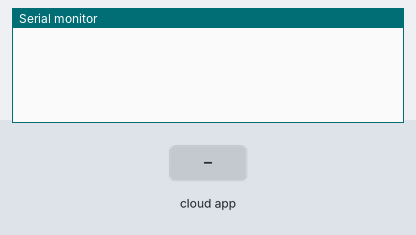
Bench run of a sketch on a simulated ESP8266 (NodeMCU). Parts: the last lines printed to the serial monitor. The inputs (shaded band) are chosen by the test bench. WiFi joins after 1.5 s; servers stay silent unless stated; uploads are accepted with an empty reply.

Above: at 2.7 s.
2.8 s: the phone or cloud app sets invEnd to 25
At 2.8 s:
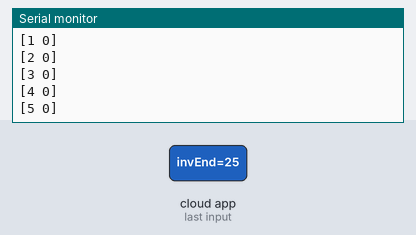
4.3 s: the phone or cloud app sets chargeStart to 25
At 5.5 s:
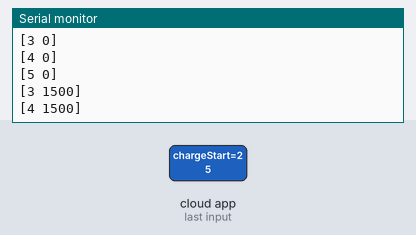
5.8 s: the phone or cloud app sets chargeEnd to 25
At 7.1 s:
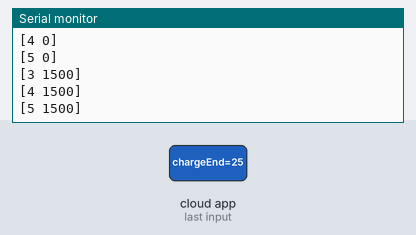
7.3 s: the phone or cloud app sets watts to 25
At 8.3 s:
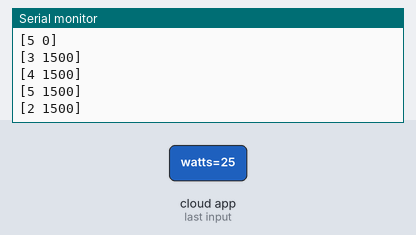
8.8 s: the phone or cloud app sets invStart to 25
At 10.1 s:
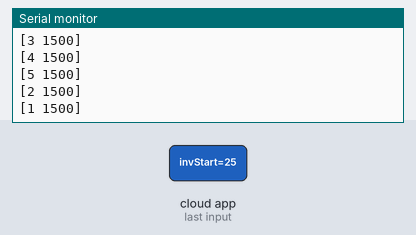
10.3 s: the phone or cloud app sets invEnd to 50
At 11.9 s:
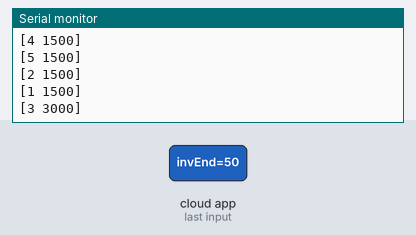
Timing chart, 0 to 12.8 s (numbered marks = the images above; inputs shaded):
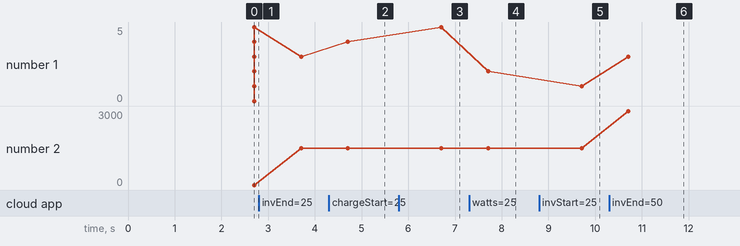

Measured:
- after the input at 4.3 s, the serial monitor: prints a new line after 0.40 s (image 2)
- after the input at 5.8 s, the serial monitor: prints a new line after 0.91 s (image 3)
- after the input at 7.3 s, the serial monitor: prints a new line after 0.41 s (image 4)
- after the input at 8.8 s, the serial monitor: prints a new line after 0.91 s (image 5)
- after the input at 10.3 s, the serial monitor: prints a new line after 0.41 s (image 6)
- plotted number 1: 4 → 5 after the input at 5.8 s, 5 → 2 after the input at 7.3 s, 2 → 1 after the input at 8.8 s, 1 → 3 after the input at 10.3 s
- plotted number 2: 0 → 1500 after the input at 2.8 s, 1500 → 3000 after the input at 10.3 s

The sketch:

controller_aug24b.ino
```cpp
#include "arduino_secrets.h"
/*
  Sketch generated by the Arduino IoT Cloud Thing "controller"
  https://create.arduino.cc/cloud/things/20667662-f40f-49e3-8bdd-96a367fdaaec

  Arduino IoT Cloud Variables description

  The following variables are automatically generated and updated when changes are made to the Thing

  float invEnd;
  float chargeStart;
  float chargeEnd;
  int watts;
  float invStart;

  Variables which are marked as READ/WRITE in the Cloud Thing will also have functions
  which are called when their values are changed from the Dashboard.
  These functions are generated with the Thing and added at the end of this sketch.
*/

#include "thingProperties.h"
#include <ESP8266HTTPClient.h>


int updateCounter = 0;
int minutes = 0;
int lastupdateTime = -1;

String host      = "http://api.timezonedb.com/v2/get-time-zone?key=UUX0VYQIWN7K&format=xml&fields=formatted&by=zone&zone=America/Chicago";
String payload;


void tzdb() {
  int counter = 0;
  int httpCode = 0;                                        // Variable to hold received data
  WiFiClient client;
  HTTPClient http;                                          // Declare an object of class HTTPClient

  while (httpCode == 0 && counter++ < 60) {                             // if no data is in
    delay(1000);                                           // wait a sec
    http.begin(client, host);                                     // and try again
    httpCode = http.GET();
  }
  if(counter < 60) {
    payload = http.getString();                        // Save response as string
    //Serial.println(payload);
    parse_response();// Show response
    lastupdateTime = millis()/60000;
  } else {
    if(lastupdateTime > 0) {
      unsigned long diff = millis()/60000 - lastupdateTime;
      if(diff > 30) ESP.restart();
      minutes += (int) diff;
    }
  }

  http.end();     // Close connection to timezonedb

}

void parse_response() {
  int colon = payload.indexOf(':');                 // Set the first colon in time as reference point
  int d;                                                        // Variables to hold data as integers
  int mo;
  int y;
  int h;
  int mi;
  int s;

  String nowday = payload.substring(colon - 5, colon - 3);     // Get data as substring
  d = nowday.toInt();                                                // and convert to int
  String nowmonth = payload.substring(colon - 8, colon - 6);
  mo = nowmonth.toInt();
  String nowyear = payload.substring(colon - 13, colon - 9);
  y = nowyear.toInt();

  String nowhour = payload.substring(colon - 2, colon);
  h = nowhour.toInt();
  String nowmin = payload.substring(colon + 1, colon + 3);
  mi = nowmin.toInt();
  String nowsec = payload.substring(colon + 4, colon + 6);
  s = nowsec.toInt();
  minutes = h * 60 + mi;
  Serial.print("[0 ");
  Serial.print(minutes);
  Serial.println("]");
}


void setup() {


  // Initialize serial and wait for port to open:
  Serial.begin(9600);
  // This delay gives the chance to wait for a Serial Monitor without blocking if none is found
  delay(1500);

  // Defined in thingProperties.h
  initProperties();

  // Connect to Arduino IoT Cloud
  ArduinoCloud.begin(ArduinoIoTPreferredConnection);

  /*
     The following function allows you to obtain more information
     related to the state of network and IoT Cloud connection and errors
     the higher number the more granular information you’ll get.
     The default is 0 (only errors).
     Maximum is 4
 */
  setDebugMessageLevel(4);
  ArduinoCloud.printDebugInfo();
  minutes = 0;
}

void loop() {
  ArduinoCloud.update();
  if(updateCounter == 0) {
    tzdb();
    onInvStartChange();
    onWattsChange();
    onInvEndChange();
    onChargeStartChange();
    onChargeEndChange();
  }
  updateCounter = (updateCounter + 1) % 60;
  delay(1000);

}

void onInvStartChange() {
  Serial.print("[1 ");
  Serial.print((int)(invStart * 60));
  Serial.println("]");
}

void onWattsChange() {
  Serial.print("[2 ");
  Serial.print((int)(watts * 60));
  Serial.println("]");
}

void onInvEndChange() {
  Serial.print("[3 ");
  Serial.print((int)(invEnd * 60));
  Serial.println("]");
  // Do something
}

void onChargeStartChange() {
  Serial.print("[4 ");
  Serial.print((int)(chargeStart * 60));
  Serial.println("]");
}

void onChargeEndChange() {
  Serial.print("[5 ");
  Serial.print((int)(chargeEnd * 60));
  Serial.println("]");
}
```
